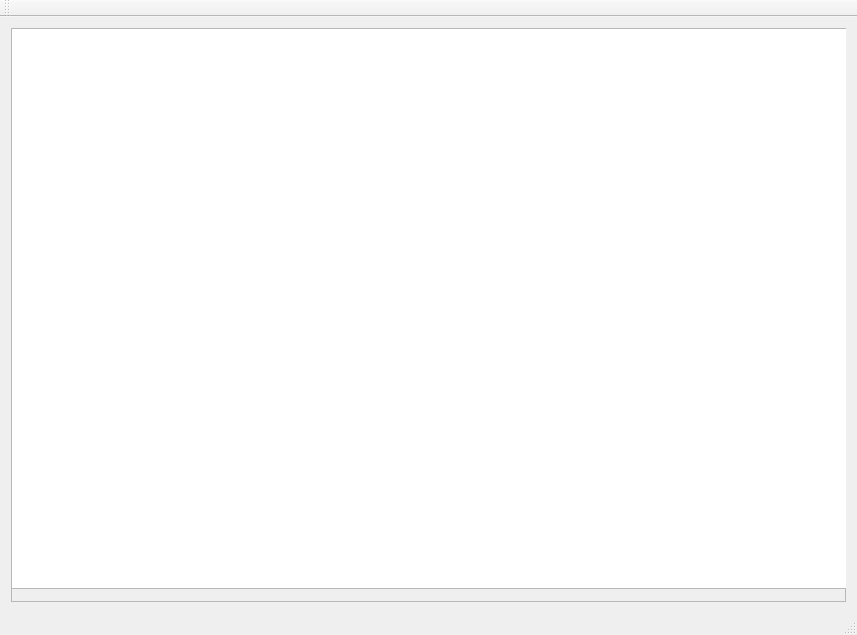
<?xml version="1.0" encoding="UTF-8"?>
<ui version="4.0">
 <class>BombastEditor</class>
 <widget class="QMainWindow" name="BombastEditor">
  <property name="geometry">
   <rect>
    <x>0</x>
    <y>0</y>
    <width>857</width>
    <height>635</height>
   </rect>
  </property>
  <property name="windowTitle">
   <string>BombastEditor</string>
  </property>
  <widget class="QWidget" name="centralWidget">
   <layout class="QVBoxLayout" name="verticalLayout">
    <item>
     <layout class="QGridLayout" name="gridLayout">
      <item row="0" column="0">
       <widget class="QFrame" name="graphicsFrame">
        <property name="sizePolicy">
         <sizepolicy hsizetype="Preferred" vsizetype="Preferred">
          <horstretch>2</horstretch>
          <verstretch>2</verstretch>
         </sizepolicy>
        </property>
        <property name="autoFillBackground">
         <bool>false</bool>
        </property>
        <property name="frameShape">
         <enum>QFrame::StyledPanel</enum>
        </property>
        <property name="frameShadow">
         <enum>QFrame::Raised</enum>
        </property>
        <widget class="QGraphicsView" name="bombastViewport">
         <property name="geometry">
          <rect>
           <x>0</x>
           <y>0</y>
           <width>841</width>
           <height>561</height>
          </rect>
         </property>
         <property name="sizePolicy">
          <sizepolicy hsizetype="Preferred" vsizetype="Preferred">
           <horstretch>1</horstretch>
           <verstretch>1</verstretch>
          </sizepolicy>
         </property>
        </widget>
       </widget>
      </item>
     </layout>
    </item>
   </layout>
  </widget>
  <widget class="QMenuBar" name="menuBar">
   <property name="geometry">
    <rect>
     <x>0</x>
     <y>0</y>
     <width>857</width>
     <height>21</height>
    </rect>
   </property>
  </widget>
  <widget class="QToolBar" name="mainToolBar">
   <attribute name="toolBarArea">
    <enum>TopToolBarArea</enum>
   </attribute>
   <attribute name="toolBarBreak">
    <bool>false</bool>
   </attribute>
  </widget>
  <widget class="QStatusBar" name="statusBar"/>
 </widget>
 <layoutdefault spacing="6" margin="11"/>
 <resources/>
 <connections/>
</ui>
